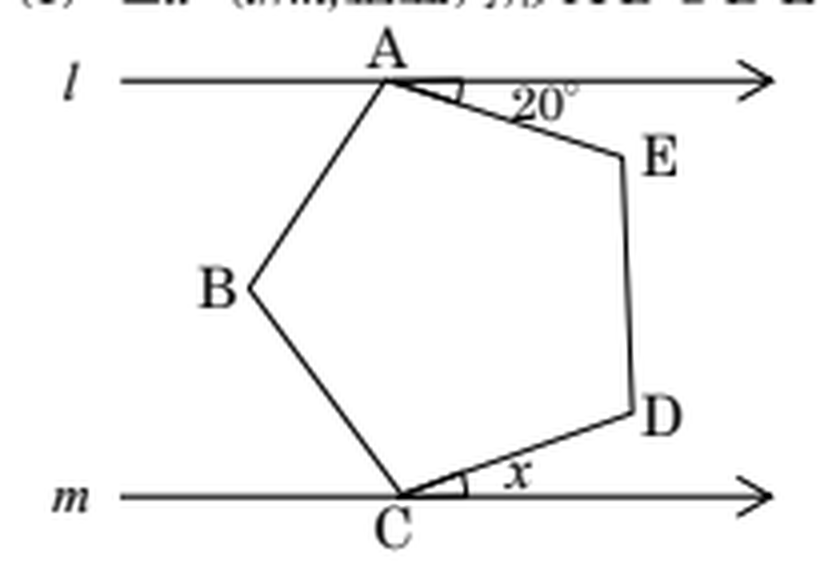
#> input picture figures/reference/q1-pentagon.png, 820 x 568 px
$ python compare.py
#> lines starting #> are read from the running program, lines starting #| are printed output that depends on the picture
"""Stack each reference crop beside its render, at matched height.

Comparing by eye across two separate images does not work: the two are at
different scales, so proportion errors -- the ones that actually make a
reproduction look wrong -- stay invisible. Side by side at equal height they
are obvious.

Usage: uv run --with pillow python figures/compare.py
"""

from pathlib import Path

from PIL import Image, ImageDraw

FIGURES = Path(__file__).parent
H = 380
PAD = 14


def fit(im: Image.Image) -> Image.Image:
    return im.resize((max(1, round(im.width * H / im.height)), H), Image.LANCZOS)


def main() -> None:
    # Folders are discovered rather than listed: the reference crop for
    # `NN-name` is `reference/name.png`, and a figure with no crop yet is
    # skipped instead of needing an entry removed from a table.
    for folder in sorted(f for f in FIGURES.iterdir() if (f / "render.png").exists()):
        rendered = folder / "render.png"
        original = FIGURES / "reference" / f"{folder.name.split('-', 1)[1]}.png"
        if not original.exists():
            continue
        left, right = fit(Image.open(original).convert("RGB")), fit(Image.open(rendered).convert("RGB"))
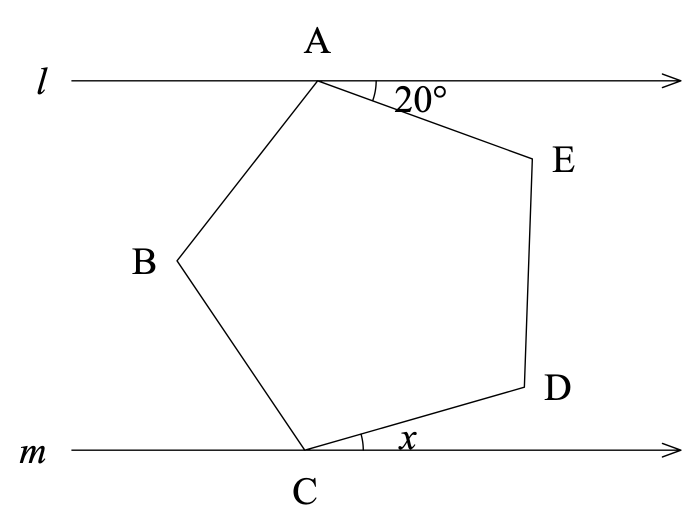
#> input picture figures/01-q1-pentagon/render.png, 1400 x 1062 px (shown at 1/2 size)
#> in fit (call 2), `return im.resize((max(1, round(im.width * H / im.height)), H), Image.L..`:
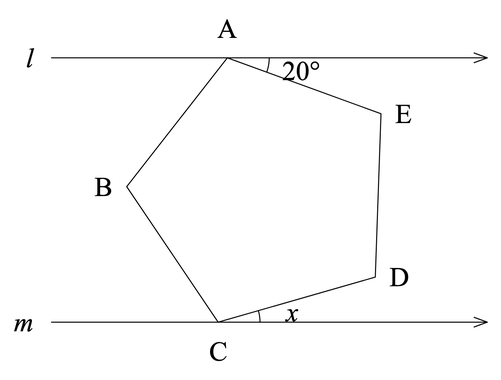
#> returned value: PIL image 501x380 RGB; min 0, max 255, mean 251.1
        sheet = Image.new("RGB", (left.width + right.width + PAD * 3, H + PAD * 2 + 22), "#dddddd")
#> sheet: PIL image 1092x430 RGB; every value is 221
        sheet.paste(left, (PAD, PAD + 22))
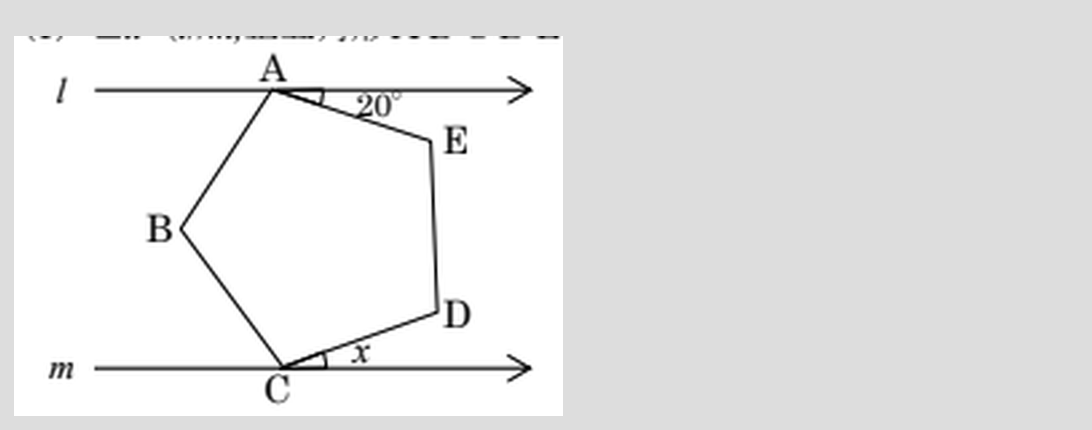
#> sheet: PIL image 1092x430 RGB; min 0, max 255, mean 231.6
        sheet.paste(right, (PAD * 2 + left.width, PAD + 22))
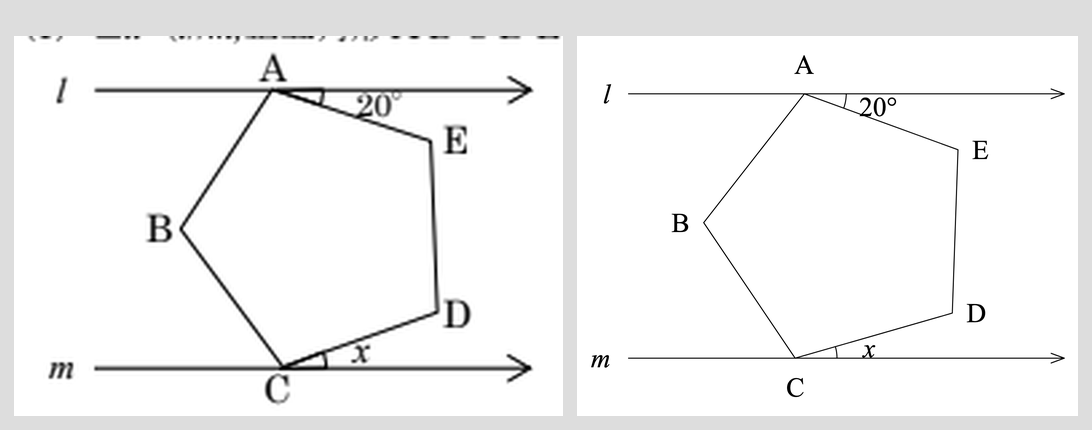
#> sheet: PIL image 1092x430 RGB; min 0, max 255, mean 243.8
        d = ImageDraw.Draw(sheet)
        d.text((PAD, 6), "ORIGINAL", fill="#000000")
        d.text((PAD * 2 + left.width, 6), "RENDER", fill="#000000")
        out = FIGURES / "out" / f"{folder.name}-compare.png"
        sheet.save(out)
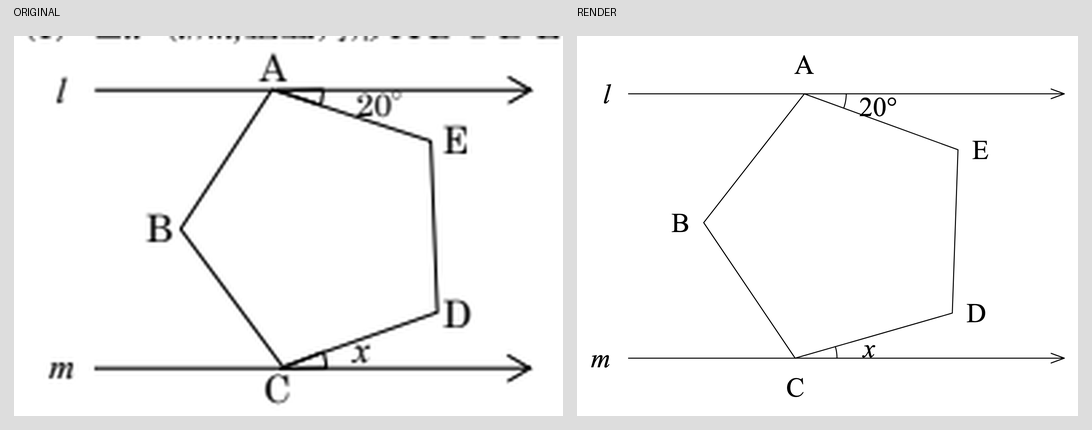
#> saved as 01-q1-pentagon-compare.png: PIL image 1092x430 RGB; min 0, max 255, mean 243.7
        print(out.name)


if __name__ == "__main__":
#> (the run stopped early here; a loop or call above may not have finished)
